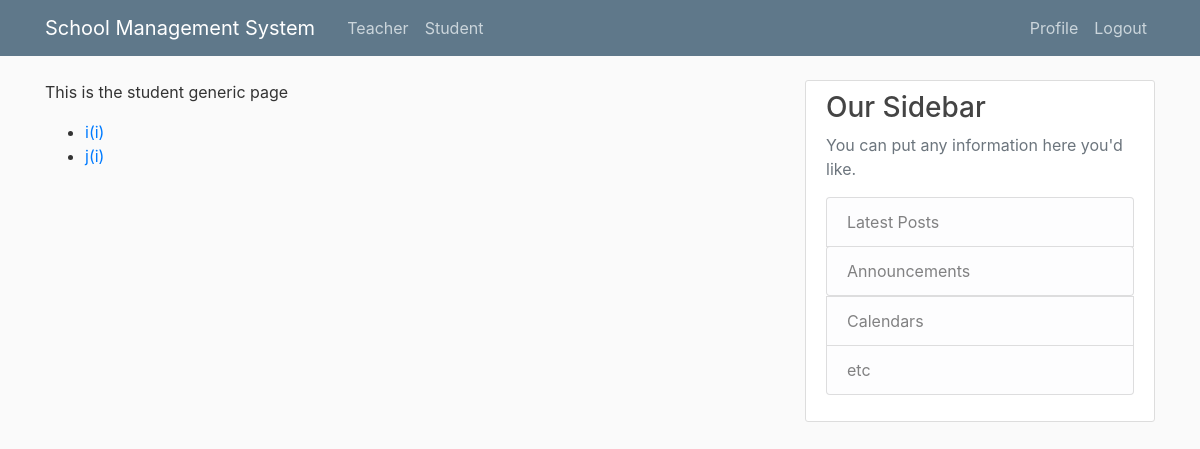
The page /school/student (signed in) on the database its author committed.
### school/models.py (models this page shows, shortened)
class Student(models.Model):
    student_user = models.ForeignKey(
        SchoolUser,
        on_delete=models.CASCADE,
        null=False,
        help_text="Student user",
    )
    advisor_teacher = models.ForeignKey(
        Teacher,
        on_delete=models.SET_NULL,
        null=True,
        blank=True,
        help_text="Teacher that advises the student",
    )

class SchoolUser(models.Model):
    class TypeTeacherStudent(models.TextChoices):
        STUDENT = 'S', ("Student")
        TEACHER = 'T', ("Teacher")
        ADMIN = 'A', ("Admin")
        UNDETERMINED = 'U', ("Undetermined")
    site_user = models.OneToOneField(
        User,
        on_delete=models.CASCADE,
        null=False,
        help_text="User of school website",
    )
    type_user = models.CharField(
        max_length=1,
        choices=TypeTeacherStudent.choices,
        default=TypeTeacherStudent.STUDENT,
        help_text="Type of user(Teacher, Student, Admin, Undetermined)",
    )

### users/models.py (models this page shows, shortened)
class User(AbstractUser):
    def __str__(self):
        return f"{self.username}"

### school/views.py (the view)
# urls.py: path('student', views.StudentGeneralView.as_view(), name='student_general'),
class StudentGeneralView(ClassBasicListView):
    template_name = 'school/student_generic.html'
    context_object_name = 'student_list'
    def get_queryset(self):
        return Student.objects.all()

### school/templates/school/student_generic.html
{% extends "base_generic.html" %}
{% block content %}
    <p>This is the student generic page</p>
    <ul>
        {% for student in student_list %}
            <li><a href="{% url 'school:student_detail' student.id %}">{{ student.student_user.site_user.username }}({{ student.student_user.site_user.last_name }})</a></li>
        {% endfor %}
    </ul>
{% endblock %}

### school/static/css/main.css (style rules this page uses)
body { background: #fafafa; color: #333333; margin-top: 5rem; }
ul { margin: 0; }

### rows shown on the page
Student: student_user.site_user.username "i", student_user.site_user.last_name "i"
Student: student_user.site_user.username "j", student_user.site_user.last_name "i"
